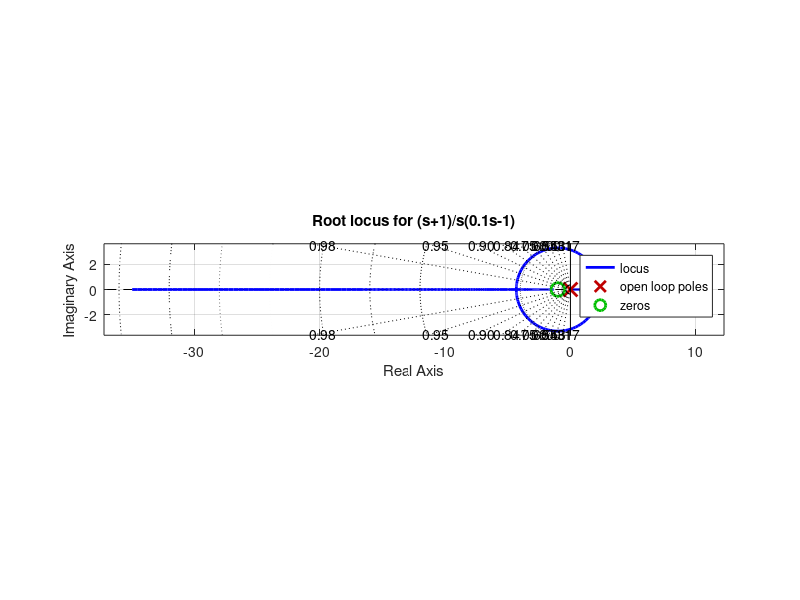

Reproduce this figure in MATLAB. (Note: this script raises an error after producing the figure.)
clc
clear all

s = tf('s'); 
G = (s+1)/(s*(0.1*s-1)); 
rlocus(G); 
axis equal; 
sgrid; 
title('Root locus for (s+1)/s(0.1s-1)'); 
[K,p]=rlocfind(G) 
